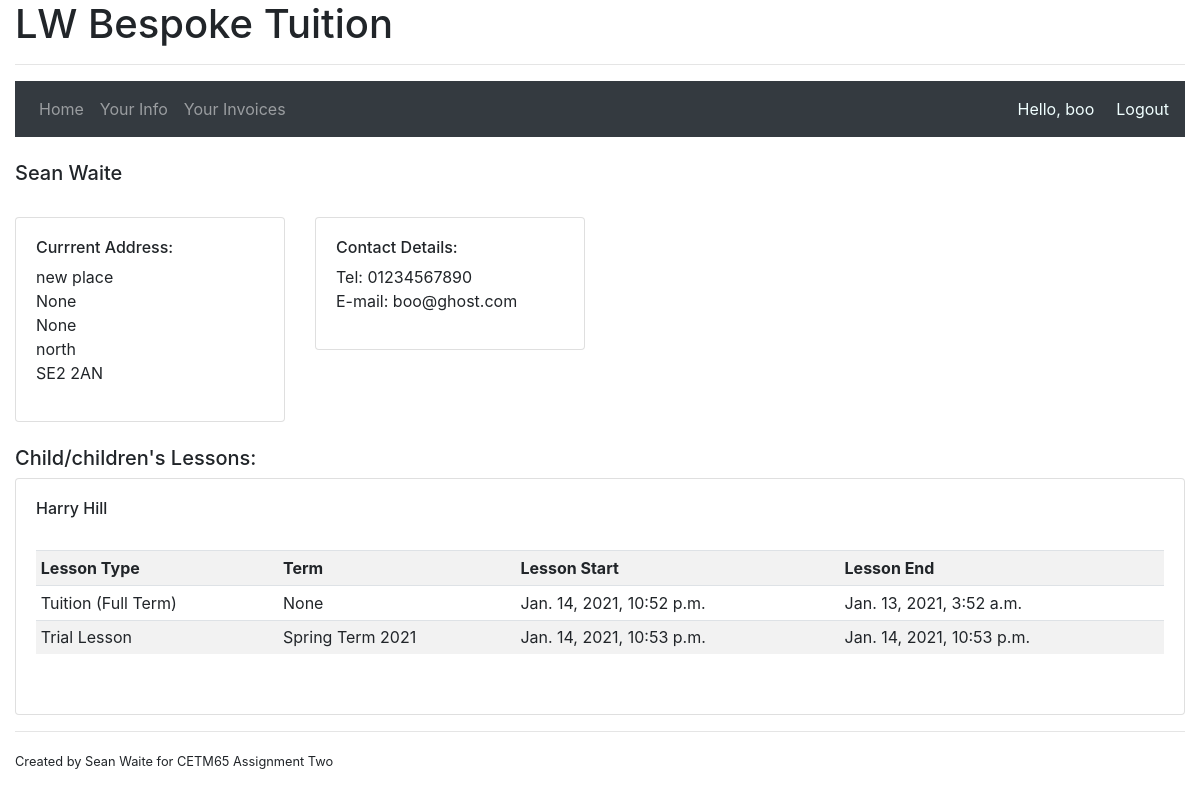
Screenshot of /yourinformation (signed in) with the database file from the repository.
### accounts/models.py (models this page shows, shortened)
class Client(models.Model):
    user = models.OneToOneField(User, null=True, on_delete=models.SET_NULL)
    forename = models.CharField(max_length=100, validators=[letters_only])
    surname = models.CharField(max_length=100, validators=[letters_only])
    date_inserted = models.DateTimeField(default=now)
    active = models.BooleanField(default=True)
    contract_signed = models.BooleanField(default=False)

class Address(models.Model):
    client = models.ForeignKey(Client, related_name='address', on_delete=models.CASCADE)
    line_one = models.CharField('Address Line One', max_length=100)
    line_two = models.CharField('Address Line Two', max_length=100, null=True, blank=True)
    line_three = models.CharField('Address Line Three', max_length=100, null=True, blank=True)
    town = models.CharField('Town/City', max_length=100)
    postcode = models.CharField(max_length=10)
    effective_from_date = models.DateField(default=now)
    effective_to_date = models.DateField(null=True, blank=True)
    date_inserted = models.DateTimeField(auto_now_add=True)
    class Meta:
        verbose_name = 'Address Details'
        verbose_name_plural = 'Address Details'

class ContactDetails(models.Model):
    client = models.ForeignKey(Client, related_name='contacts', on_delete=models.CASCADE)
    contact_number = models.CharField(max_length=15, validators=[numbers_only])
    email_address = models.CharField(max_length=100, validators=[validate_email], unique=True)
    class Meta:
        verbose_name = 'Contact Details'
        verbose_name_plural = 'Contact Details'

class Student(models.Model):
    YEAR_1 = 1
    YEAR_2 = 2
    YEAR_3 = 3
    YEAR_4 = 4
    YEAR_5 = 5
    YEAR_6 = 6
    YEAR_7 = 7
    YEAR_8 = 8
    YEAR_9 = 9
    YEAR_10 = 10
    YEAR_11 = 11
    NO_SCHOOL = 0
    SCHOOL_YEAR_CHOICES = (
        (YEAR_1, 'Year 1'),
        (YEAR_2, 'Year 2'),
        (YEAR_3, 'Year 3'),
        (YEAR_4, 'Year 4'),
        (YEAR_5, 'Year 5'),
        (YEAR_6, 'Year 6'),
        (YEAR_7, 'Year 7'),
        (YEAR_8, 'Year 8'),
        (YEAR_9, 'Year 9'),
        (YEAR_10, 'Year 10'),
        (YEAR_11, 'Year 11'),
        (NO_SCHOOL, 'No longer in school'),
    )
    parent = models.ManyToManyField(Client)
    forename = models.CharField(max_length=100, validators=[letters_only])
    surname = models.CharField(max_length=100, null=True, blank=True, validators=[letters_only])
    date_of_birth = models.DateField(null=True, blank=True)
    school_year = models.IntegerField(choices=SCHOOL_YEAR_CHOICES, default=1)
    date_inserted = models.DateTimeField(auto_now_add=True)

class Lesson(models.Model):
    student = models.ForeignKey(Student, null=True, related_name='lesson_student', on_delete=models.SET_NULL)
    lesson_type = models.ForeignKey(Products, related_name='lesson_link', on_delete=models.PROTECT)
    term = models.ForeignKey(Term, null=True, related_name='term', on_delete=models.SET_NULL)
    lesson_start = models.DateTimeField()
    lesson_end = models.DateTimeField()
    invoiced = models.BooleanField(default=False)
    invoice_number = models.ForeignKey(Invoices, null=True, blank=True, related_name='invoice_no', on_delete=models.SET_NULL)

class Products(models.Model):
    product_name = models.CharField(max_length=100)
    price = models.DecimalField(max_digits=8, decimal_places=2)
    effective_from_date = models.DateField(default=now)
    effective_to_date = models.DateField(null=True, blank=True)
    date_inserted = models.DateTimeField(auto_now_add=True)
    class Meta:
        verbose_name = 'Product'
        verbose_name_plural = 'Products'
    def __str__(self):
        return str(self.product_name)

class Term(models.Model):
    term_name = models.CharField(max_length=100)
    term_start_date = models.DateField()
    term_end_date = models.DateField()
    half_term_start_date = models.DateField()
    half_term_end_date = models.DateField()
    def __str__(self):
        return str(self.term_name)

### accounts/decorators.py (the view)
        def wrapper_func(request, *args, **kwargs):
            denied = False
            for roles in allowed_roles:
                if request.user.groups.filter(name = roles).exists():
                    return view_func(request, *args, **kwargs)
                else:
                    denied = True
            if denied == True:
                return redirect('accounts:home')

### accounts/views.py (called while the page is built)
@login_required(login_url='accounts:login')
@allowedUsers(allowed_roles=['admin','customer'])
def clientView(request):
    client_only = True
    clients = request.user.client
    home = clients.address.all()
    contact = clients.contacts.all()
    students = clients.student_set.all()
    lessons = Lesson.objects.filter(student__in=students)
    context = {'clients': clients, 'address': home,
               'contact': contact, 'students': students,
               'lessons': lessons, 'flag': client_only}
    return render(request, 'accounts/clientview.html', context)

### accounts/templates/accounts/clientview.html
{% extends "accounts/main.html" %}
{% block main %}
<br>
<h5>{{ clients.forename }} {{ clients.surname }}</h5>
<div class="row">
    <div class = "col-md-3">
        <br>
        <div class="card card-body">
            <ul class="list-unstyled">
                <h6>Currrent Address:</h6>
                {% for home in address %}
                    <li>{{ home.line_one }}</li>
                    <li>{{ home.line_two }}</li>
                    <li>{{ home.line_three }}</li>
                    <li>{{ home.town }}</li>
                    <li>{{ home.postcode }}</li>
                {% endfor %}
            </ul>
        </div>
    </div>
    <div class = "col-md-3">
        <br>
        <div class="card card-body">
            <h6>Contact Details:</h6>
            <ul class="list-unstyled">
            {% for contacts in contact %}
                <li>Tel: {{ contacts.contact_number }}</li>
                <li>E-mail: {{ contacts.email_address }}</li>
            {% endfor %}
            </ul>
        </div>
    </div>
</div>
<br>
<h5>Child/children's Lessons:</h5>
<div class="card card-body">
    {% for student in students %}
        <h6>{{ student.forename }} {{student.surname}}</h6>
    <br>
    <table class="table table-sm table-striped">
        <tr>
            <th>Lesson Type</th>
            <th>Term</th>
            <th>Lesson Start</th>
            <th>Lesson End</th>
        </tr>
        {% for lesson in lessons %}
            {% if student == lesson.student %}
            <tr>
                <td>{{ lesson.lesson_type }}</td>
                <td>{{ lesson.term }}</td>
                <td>{{ lesson.lesson_start }}</td>
                <td>{{ lesson.lesson_end }}</td>
            </tr>
            {% endif %}
        {% endfor %}
    </table>
    <br>
    {% endfor %}
</div>
{% endblock %}

### accounts/templates/accounts/main.html (shortened to what this page needs)
{% load static %}
<!DOCTYPE html>
<html lang="en">
<head>
    <link rel="stylesheet" href="https://stackpath.bootstrapcdn.com/bootstrap/4.4.1/css/bootstrap.min.css">
</head>
<body>
    <div class="container-fluid">
    <h1>LW Bespoke Tuition</h1>
    <hr>
    {% if request.user.is_authenticated %}
    <nav class="navbar navbar-expand-lg navbar-dark bg-dark">
        <div class="collapse navbar-collapse" id="navbarNav">
          <ul class="navbar-nav">
            {% if flag %}
                <li class="nav-item">
                    <a class="nav-link" href="{% url 'accounts:home' %}">Home <span class="sr-only">(current)</span></a>
                </li>
                <li class="nav-item">
                    <a class="nav-link" href="{% url 'accounts:clientview' %}">Your Info</a>
                </li>
                <li class="nav-item">
                    <a class="nav-link" href="{% url 'accounts:clientinvoices' %}">Your Invoices</a>
                </li>
            {% endif %}
          </ul>
        </div>
        <span name="username" style="color:azure; margin-right: 22px;">Hello, {{ request.user }}</span>
        <span name="logout"><a style="color:azure;" href="{% url 'accounts:logout' %}">Logout</a></span>
    </nav>
    {% endif %}
        {% block main %}
        {% endblock %}
    <hr>
    <small>Created by Sean Waite for CETM65 Assignment Two</small>
    </div>
</body>
</html>

### rows the page displays
Client: forename "Sean", surname "Waite"
Address: line_one "new place", line_two "None", line_three "None", town "north", postcode "SE2 2AN"
ContactDetails: contact_number "01234567890", email_address "boo@ghost.com"
Student: forename "Harry", surname "Hill"
Lesson: lesson_type "Tuition (Full Term)", term "None", lesson_start "Jan. 14, 2021, 10:52 p.m.", lesson_end "Jan. 13, 2021, 3:52 a.m."
Lesson: lesson_type "Trial Lesson", term "Spring Term 2021", lesson_start "Jan. 14, 2021, 10:53 p.m.", lesson_end "Jan. 14, 2021, 10:53 p.m."

### other values shown
{{ request.user }} "boo"
